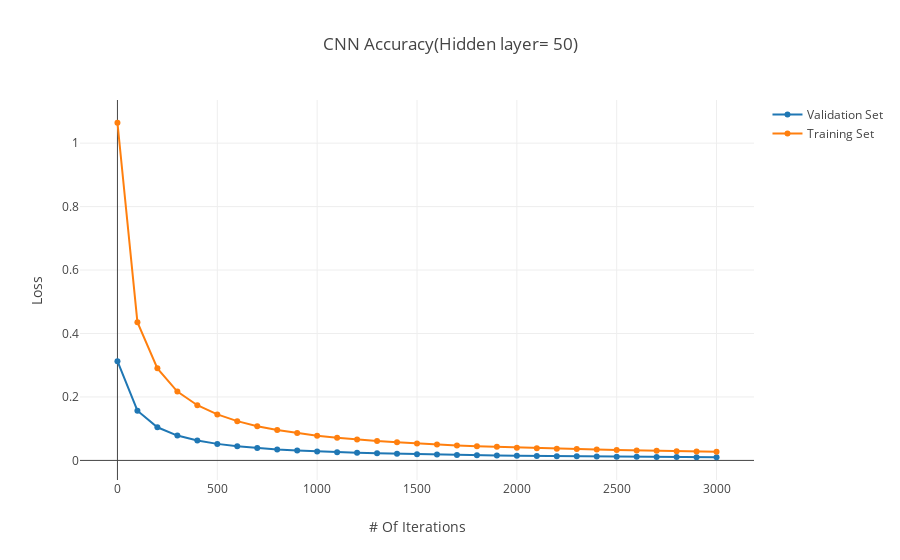

The notebook cell saved with this chart:
### Code cell
trace0 = go.Scatter(
    x = np.arange(31) * 100,
    y = val_loss,
    mode = 'lines+markers',
    name = 'Validation Set')
    
trace1 = go.Scatter(
    x = np.arange(31) * 100,
    y = train_loss,
    mode = 'lines+markers',
    name = 'Training Set')
    
data = [trace0, trace1]

layout = dict(title = 'CNN Accuracy(Hidden layer= 50)',
              xaxis = dict(title = '# Of Iterations'),
              yaxis = dict(title = 'Loss'),
              )

fig = go.Figure(data=data, layout=layout)
offline.iplot(fig, filename='angled-text-bar')

### Figure 1 — Plotly figure (JSON) as saved in the notebook; plotly's stock layout.template omitted (floating-point values rounded to 4 significant figures)
{"data": [{"mode": "lines+markers", "name": "Validation Set", "type": "scatter", "x": [0, 100, 200, 300, 400, 500, 600, 700, 800, 900, 1000, 1100, 1200, 1300, 1400, 1500, 1600, 1700, 1800, 1900, 2000, 2100, 2200, 2300, 2400, 2500, 2600, 2700, 2800, 2900, 3000], "y": [0.3127, 0.1566, 0.1044, 0.07829, 0.06263, 0.05209, 0.0446, 0.03902, 0.03463, 0.03113, 0.02832, 0.02593, 0.0239, 0.02218, 0.02073, 0.01941, 0.01824, 0.01723, 0.01632, 0.01551, 0.01473, 0.01408, 0.01346, 0.01289, 0.01237, 0.0119, 0.01147, 0.01104, 0.01066, 0.0103, 0.009967]}, {"mode": "lines+markers", "name": "Training Set", "type": "scatter", "x": [0, 100, 200, 300, 400, 500, 600, 700, 800, 900, 1000, 1100, 1200, 1300, 1400, 1500, 1600, 1700, 1800, 1900, 2000, 2100, 2200, 2300, 2400, 2500, 2600, 2700, 2800, 2900, 3000], "y": [1.064, 0.4355, 0.2901, 0.2168, 0.174, 0.1449, 0.1238, 0.108, 0.09573, 0.08625, 0.07785, 0.0714, 0.06577, 0.06106, 0.0573, 0.05345, 0.05003, 0.04724, 0.04485, 0.04277, 0.04011, 0.03868, 0.03681, 0.03564, 0.03405, 0.03266, 0.0316, 0.03031, 0.02909, 0.02837, 0.02727]}], "layout": {"title": "CNN Accuracy(Hidden layer= 50)", "xaxis": {"title": "# Of Iterations"}, "yaxis": {"title": "Loss"}}}
